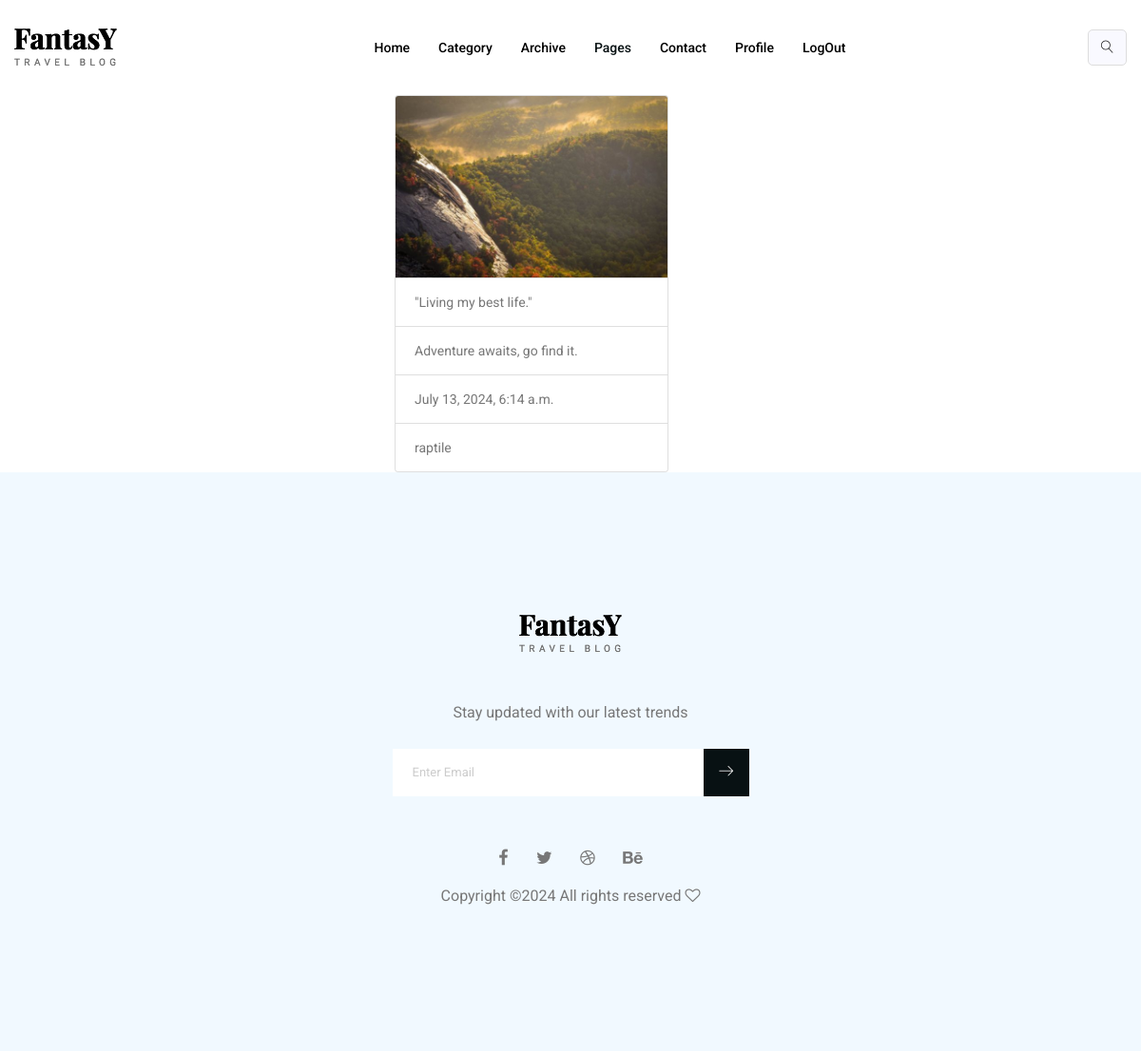
The app's page /posts/details/24 (signed in) with its own data.
### api/models.py (models this page shows, shortened)
class Posts(models.Model):
    title=models.CharField(max_length=200)
    description=models.CharField(max_length=200)
    user=models.ForeignKey(User,on_delete=models.CASCADE)
    date=models.DateTimeField(auto_now_add=True)
    image=models.ImageField(upload_to="image1",null=True,blank=True)
    like=models.ManyToManyField(User,related_name="post")

### socialweb/views.py (the view)
# urls.py: path("posts/details/<int:id>",views.PostDetailView.as_view(),name="post-detail"),
@method_decorator(decs,name="dispatch")
class PostDetailView(View):
    def get(self,request,*args,**kwargs):
        id=kwargs.get("id")
        qs=Posts.objects.get(id=id)
        return render(request,"post-detail.html",{"posts":qs})

### socialweb/views.py (called while the page is built)
def signin_required(fn):
    def wrapper(request,*args,**kwargs):
        if not request.user.is_authenticated:
            return redirect("signin")
        else:
            return fn(request,*args,**kwargs)
    return wrapper

### socialweb/templates/post-detail.html
{%extends 'base.html'%}
{%block parent%}
<div class="container">
    <div class="row mt-5">
        <div class="col-4"></div>
        <div class="col-4">
            <div class="card" style="width: 18rem;">
                <ul class="list-group list-group-flush ">
                  {%if posts.image%}
                  <img class="card-img-top" src="{{posts.image.url}}" alt="..." />
                  {%else%}
                  <img class="card-img-top" src="https://dummyimage.com/450x300/dee2e6/6c757d.jpg" alt="..." />
                  {%endif%}
                  <li class="list-group-item"> {{posts.title}}</li>
                  <li class="list-group-item">{{posts.description}}</li>
                  <li class="list-group-item">{{posts.date}}</li>
                  <li class="list-group-item">{{posts.user}}</li>
                </ul>
              </div>
        </div>
        <div class="col-4"></div>
    </div>
</div>
{%endblock%}

### records on screen
Posts: image (picture), title "\"Living my best life.\"", description "Adventure awaits, go find it.", date "July 13, 2024, 6:14 a.m.", user "raptile"
